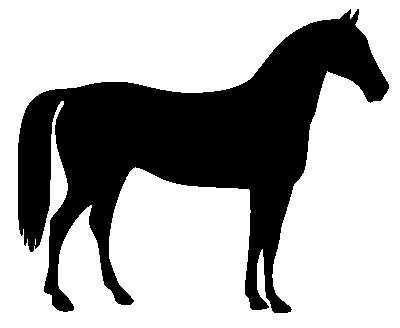
#> input picture skimage.data.horse(), 400 x 328 px
$ jupyter execute lab14.ipynb
#> lines starting #> are read from the running program, lines starting #| are printed output that depends on the picture; after the words box and inside, x2 and y2 are one past the last pixel; in counts of white or black regions, pixels touching at a corner belong together
[cell 1]
from skimage.data import horse
from skimage.morphology import binary_erosion, binary_dilation, disk, opening, closing, skeletonize, convex_hull_image, thin, reconstruction
from skimage.util import invert, random_noise
import matplotlib.pyplot as plt
from skimage.io import imread
import numpy as np
from scipy.ndimage.morphology import binary_hit_or_miss, morphological_laplace, grey_erosion, grey_dilation, morphological_gradient
from skimage.color import rgb2gray
from skimage.filters import threshold_otsu

[cell 2]
# Exercise 1.1

horse = invert(horse())
#> horse: shape (328, 400) bool; 33.1% white; 1 white region, box (x1, y1, x2, y2) and area: (18, 9, 389, 313) 43412

horse_erosion_5 = binary_erosion(horse, disk(5))
#> horse_erosion_5: shape (328, 400) bool; 25.1% white; 9 white regions (2 under 20 px), largest, box (x1, y1, x2, y2) and area: (23, 20, 384, 259) 32606, (250, 271, 261, 305) 74, (56, 293, 68, 307) 74
horse_erosion_10 = binary_erosion(horse, disk(10))
#> horse_erosion_10: shape (328, 400) bool; 19.2% white; 5 white regions (3 under 20 px), largest, box (x1, y1, x2, y2) and area: (65, 27, 378, 241) 23817, (28, 101, 49, 229) 1380

plt.figure(figsize=(30, 15))
plt.subplot(131), plt.imshow(horse, cmap='gray'), plt.title('original'), plt.axis('off')
plt.subplot(132), plt.imshow(horse_erosion_5, cmap='gray'), plt.title('erosion with 5 x 5 disk'), plt.axis('off')
plt.subplot(133), plt.imshow(horse_erosion_10, cmap='gray'), plt.title('erosion with 10 x 10 disk'), plt.axis('off')
plt.show()

horse_dilation_5 = binary_dilation(horse, disk(5))
#> horse_dilation_5: shape (328, 400) bool; 40.7% white; 1 white region, box (x1, y1, x2, y2) and area: (13, 4, 394, 318) 53417
horse_dilation_10 = binary_dilation(horse, disk(10))
#> horse_dilation_10: shape (328, 400) bool; 47.5% white; 1 white region, box (x1, y1, x2, y2) and area: (8, 0, 399, 323) 62268

plt.figure(figsize=(30, 15))
plt.subplot(131), plt.imshow(horse, cmap='gray'), plt.title('original'), plt.axis('off')
plt.subplot(132), plt.imshow(horse_dilation_5, cmap='gray'), plt.title('dilation with 5 x 5 disk'), plt.axis('off')
plt.subplot(133), plt.imshow(horse_dilation_10, cmap='gray'), plt.title('dilation with 10 x 10 disk'), plt.axis('off')
plt.show()

[cell 3]
# Exercise 1.2

horse_boundary = horse ^ binary_erosion(horse, disk(1))
#> horse_boundary: shape (328, 400) bool; 1.6% white in thin lines or dots, all inside (x1, y1, x2, y2) = (18, 9, 389, 313)

plt.figure(figsize=(30, 15))
plt.subplot(121), plt.imshow(horse, cmap='gray'), plt.title('original'), plt.axis('off')
plt.subplot(122), plt.imshow(horse_boundary, cmap='gray'), plt.title('extracted boundary'), plt.axis('off')
plt.show()

[cell 4]
# Exercise 2.1

horse_salt = random_noise(horse, 'salt')
#> horse_salt: shape (328, 400) float64; values 0 (black) and 1 (white), 36.4% white; 3426 white regions (3425 under 20 px), largest, box (x1, y1, x2, y2) and area: (17, 6, 389, 314) 43580
horse_pepper = random_noise(horse, 'pepper')
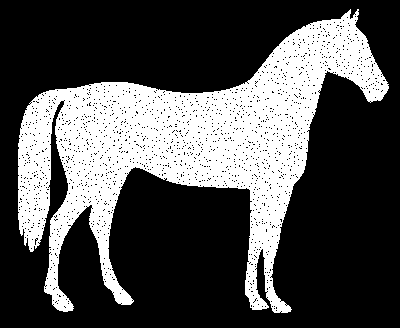
#> horse_pepper: shape (328, 400) float64; values 0 (black) and 1 (white), 31.4% white; 1 white region, box (x1, y1, x2, y2) and area: (18, 9, 389, 313) 41249

horse_opening = opening(horse_salt, disk(1))
#> horse_opening: shape (328, 400) float64; values 0 (black) and 1 (white), 33.1% white; 1 white region, box (x1, y1, x2, y2) and area: (17, 10, 389, 313) 43476
horse_closing = closing(horse_pepper, disk(1))
#> horse_closing: shape (328, 400) float64; values 0 (black) and 1 (white), 33.1% white; 1 white region, box (x1, y1, x2, y2) and area: (18, 9, 389, 313) 43387

plt.figure(figsize=(15, 15))
plt.subplot(221), plt.imshow(horse_salt, cmap='gray'), plt.title('image with \'salt\' noise'), plt.axis('off')
plt.subplot(222), plt.imshow(horse_opening, cmap='gray'), plt.title('denoised image'), plt.axis('off')
plt.subplot(223), plt.imshow(horse_pepper, cmap='gray'), plt.title('image with \'pepper\' noise'), plt.axis('off')
plt.subplot(224), plt.imshow(horse_closing, cmap='gray'), plt.title('denoised image'), plt.axis('off')
plt.show()

[cell 5]
# Exercise 2.2

text = np.all(imread('text.png')[:, :, :3] == 255, axis=2)
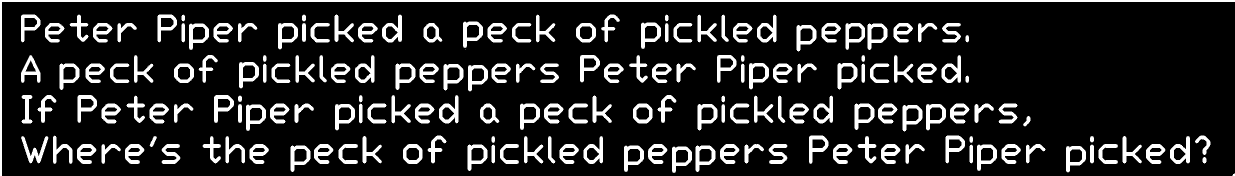
#> input picture lab14/text.png, 2469 x 351 px (shown at 1/2 size)
#> text: shape (351, 2469) bool; 15.2% white; 179 white regions (2 under 20 px), largest, box (x1, y1, x2, y2) and area: (0, 0, 2469, 351) 11264, (2340, 272, 2380, 328) 1036, (764, 29, 804, 85) 1019

text_p = binary_hit_or_miss(text, text[45:102, 376:420])
#> text_p: shape (351, 2469) bool; 0% white in thin lines or dots, all inside (x1, y1, x2, y2) = (139, 69, 2153, 320)
text_p = binary_dilation(text_p, disk(10))
#> text_p: shape (351, 2469) bool; 0.99% white; 27 white regions, largest, box (x1, y1, x2, y2) and area: (936, 59, 957, 80) 317, (1292, 61, 1313, 82) 317, (388, 63, 409, 84) 317

plt.figure(figsize=(30, 10))
plt.subplot(211), plt.imshow(text, cmap='gray'), plt.axis('off')
plt.subplot(212), plt.imshow(text_p, cmap='gray'), plt.axis('off')
plt.show()

[cell 6]
# Exercise 3

giraffe = rgb2gray(imread('giraffe.png'))
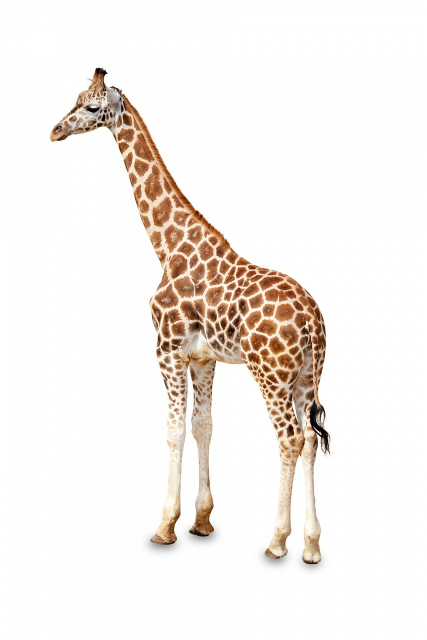
#> input picture lab14/giraffe.png, 853 x 1280 px (shown at 1/2 size)
#> giraffe: shape (1280, 853) float64; min 0, max 1, mean 0.94
giraffe = giraffe > threshold_otsu(giraffe)
#> giraffe: shape (1280, 853) bool; 90.5% white; 272 black regions (138 under 20 px), largest, box (x1, y1, x2, y2) and area: (529, 554, 661, 1124) 19347, (101, 135, 477, 529) 18448, (322, 597, 495, 1079) 14600
giraffe = 1 - giraffe

giraffe_skeleton = skeletonize(giraffe)
#> giraffe_skeleton: shape (1280, 853) bool; 1.3% white in thin lines or dots, all inside (x1, y1, x2, y2) = (101, 136, 660, 1130)
giraffe_convey_hull = convex_hull_image(giraffe)
#> giraffe_convey_hull: shape (1280, 853) bool; 31.1% white; 1 white region, box (x1, y1, x2, y2) and area: (101, 135, 661, 1131) 339176
giraffe_thin = thin(giraffe)
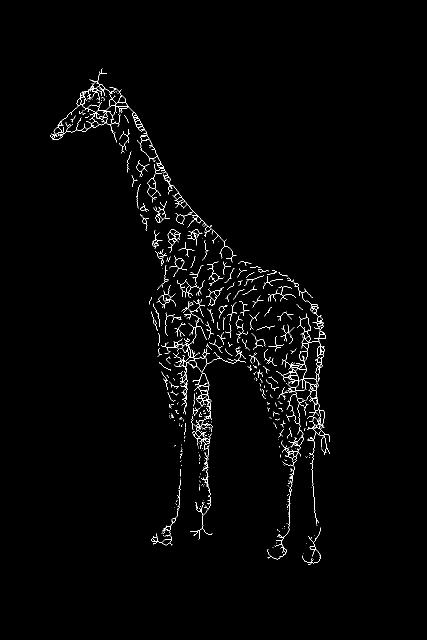
#> giraffe_thin: shape (1280, 853) bool (shown at 1/2 size); 1.3% white in thin lines or dots, all inside (x1, y1, x2, y2) = (101, 137, 660, 1130)

plt.figure(figsize=(10, 15))
plt.subplot(221), plt.imshow(giraffe, cmap='gray'), plt.title('binary'), plt.axis('off')
plt.subplot(222), plt.imshow(giraffe_skeleton, cmap='gray'), plt.title('skeleton'), plt.axis('off')
plt.subplot(223), plt.imshow(giraffe_convey_hull, cmap='gray'), plt.title('convex hull'), plt.axis('off')
plt.subplot(224), plt.imshow(giraffe_thin, cmap='gray'), plt.title('thin'), plt.axis('off')
plt.show()

[cell 7]
# Exercise 4

text_cropped = np.all(imread('text_cropped.png')[:, :, :3] == 255, axis=2)
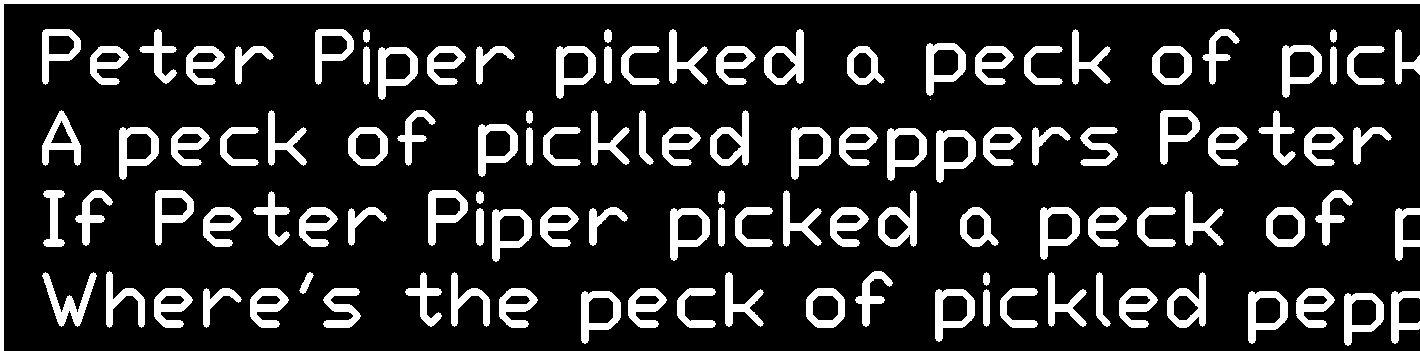
#> input picture lab14/text_cropped.png, 1420 x 351 px
#> text_cropped: shape (351, 1420) bool; 17.3% white; 115 white regions (1 under 20 px), largest, box (x1, y1, x2, y2) and area: (0, 0, 1420, 351) 7068, (764, 29, 804, 85) 1019, (878, 190, 917, 247) 1018

marker = text_cropped.copy()
marker[1:-1, 1:-1] = False
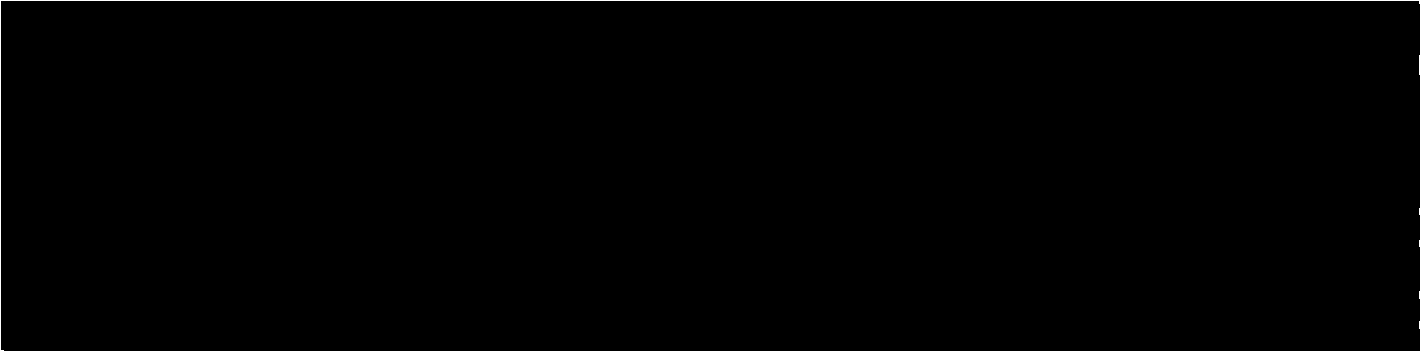
#> marker: shape (351, 1420) bool; 0.37% white in thin lines or dots
marker_dilated = binary_dilation(marker, disk(5))
#> marker_dilated: shape (351, 1420) bool; 2.2% white; 6 white regions, box (x1, y1, x2, y2) and area: (0, 0, 1420, 351) 10610, (1414, 50, 1420, 80) 160, (1414, 286, 1420, 304) 88, (1414, 316, 1420, 334) 88, (1414, 203, 1420, 220) 82, (1414, 235, 1420, 252) 82

text_reconstructed = reconstruction(marker, text_cropped)
#> text_reconstructed: shape (351, 1420) float64; values 0 (black) and 1 (white), 1.8% white; 4 white regions, box (x1, y1, x2, y2) and area: (0, 0, 1420, 351) 7068, (1391, 291, 1420, 344) 707, (1395, 208, 1420, 261) 648, (1395, 29, 1420, 85) 543
text_reconstructed = text_cropped - text_reconstructed
#> text_reconstructed: shape (351, 1420) float64; values 0 (black) and 1 (white), 15.5% white; 111 white regions (1 under 20 px), largest, box (x1, y1, x2, y2) and area: (764, 29, 804, 85) 1019, (878, 190, 917, 247) 1018, (42, 272, 97, 327) 1005

plt.figure(figsize=(30, 15))
plt.subplot(311), plt.imshow(text_cropped, cmap='gray'), plt.axis('off')
plt.subplot(312), plt.imshow(marker_dilated, cmap='gray'), plt.axis('off')
plt.subplot(313), plt.imshow(text_reconstructed, cmap='gray'), plt.axis('off')
plt.show()

[cell 8]
# Exercise 5

lotus = rgb2gray(imread('lotus.png'))
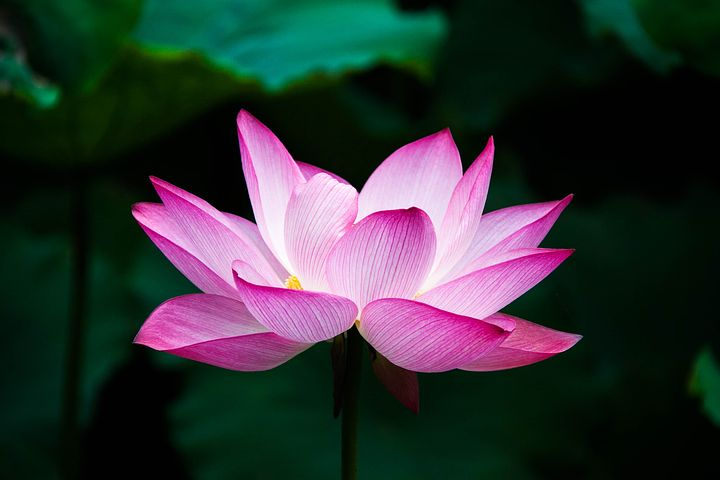
#> input picture lab14/lotus.png, 720 x 480 px
#> lotus: shape (480, 720) float64; min 0, max 1, mean 0.2

lotus_laplace = morphological_laplace(lotus, size=(3, 3))
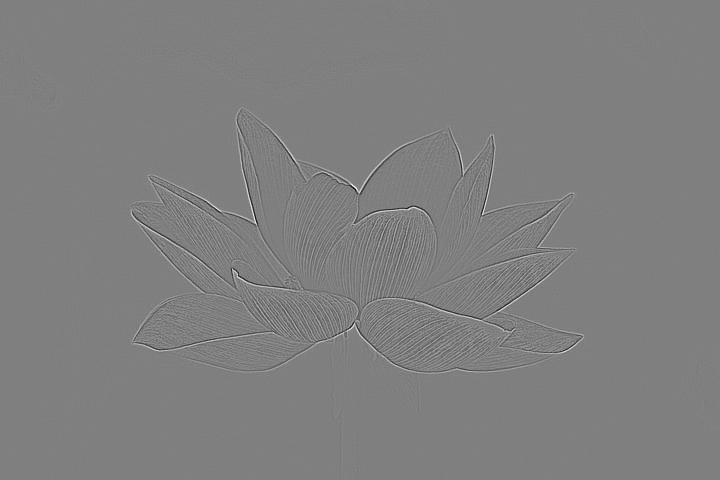
#> lotus_laplace: shape (480, 720) float64; min -0.948, max 0.943, mean -0.000473; drawn with min black and max white
lotus_erosion = grey_erosion(lotus, size=(15, 15))
lotus_dilation = grey_dilation(lotus, size=(15, 15))
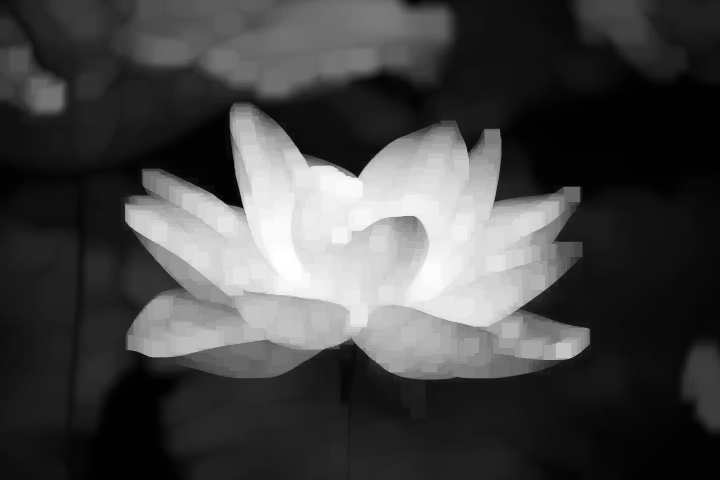
#> lotus_dilation: shape (480, 720) float64; min 0.00392, max 1, mean 0.274
lotus_gradient = morphological_gradient(lotus, size=(3, 3))
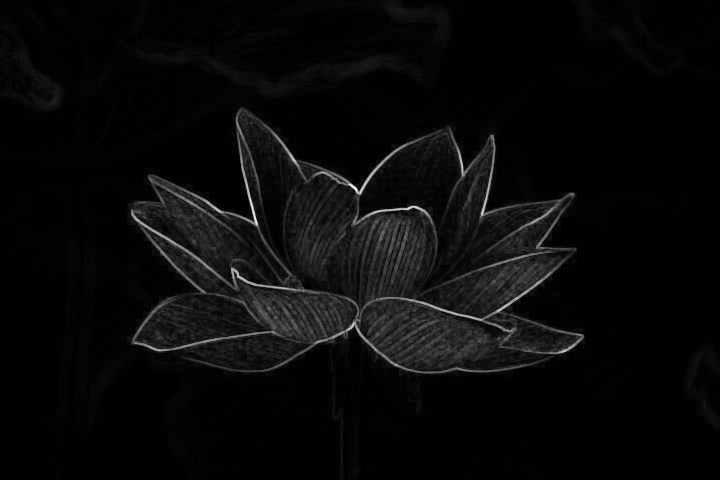
#> lotus_gradient: shape (480, 720) float64; min 0, max 0.971, mean 0.0384

plt.figure(figsize=(15, 15))
plt.subplot(221), plt.imshow(lotus_laplace, cmap='gray'), plt.title('laplace'), plt.axis('off')
plt.subplot(222), plt.imshow(lotus_erosion, cmap='gray'), plt.title('erosion'), plt.axis('off')
plt.subplot(223), plt.imshow(lotus_dilation, cmap='gray'), plt.title('dilation'), plt.axis('off')
plt.subplot(224), plt.imshow(lotus_gradient, cmap='gray'), plt.title('gradient'), plt.axis('off')
plt.show()
